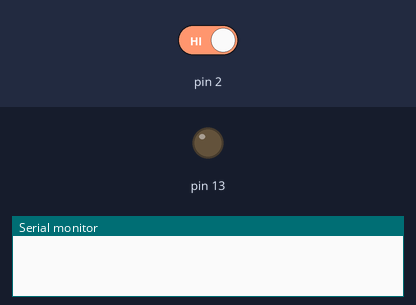
This sketch was run on a simulated Arduino Uno, built with avr-gcc and run on an emulated ATmega328P. Parts: output pins drawn as LEDs (lit = HIGH), the last lines printed to the serial monitor. Inputs (shaded band) come from the test bench; at power-on: pin 2 HIGH.

Above: at 1.2 s.
1.3 s: pin 2 driven LOW
At 2.3 s:
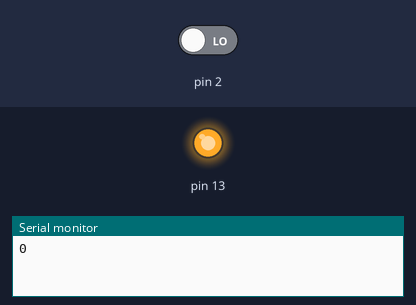
Timing chart, 0 to 4.3 s (numbered marks = the images above; inputs shaded):
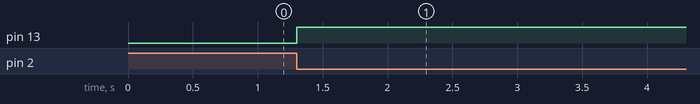

Measured:
- after the input at 1.3 s, pin 13: LOW → HIGH at once

The sketch:

attachinterrupt.ino
```cpp
volatile byte state = HIGH;

void isr(){
  digitalWrite(13, state);
  state = !state;
  Serial.println(state);
}

void setup() {
  // put your setup code here, to run once:
  pinMode(13, OUTPUT);
  attachInterrupt(0, isr, FALLING);
  Serial.begin(9600);
}

void loop() {
  // put your main code here, to run repeatedly:

}
```
